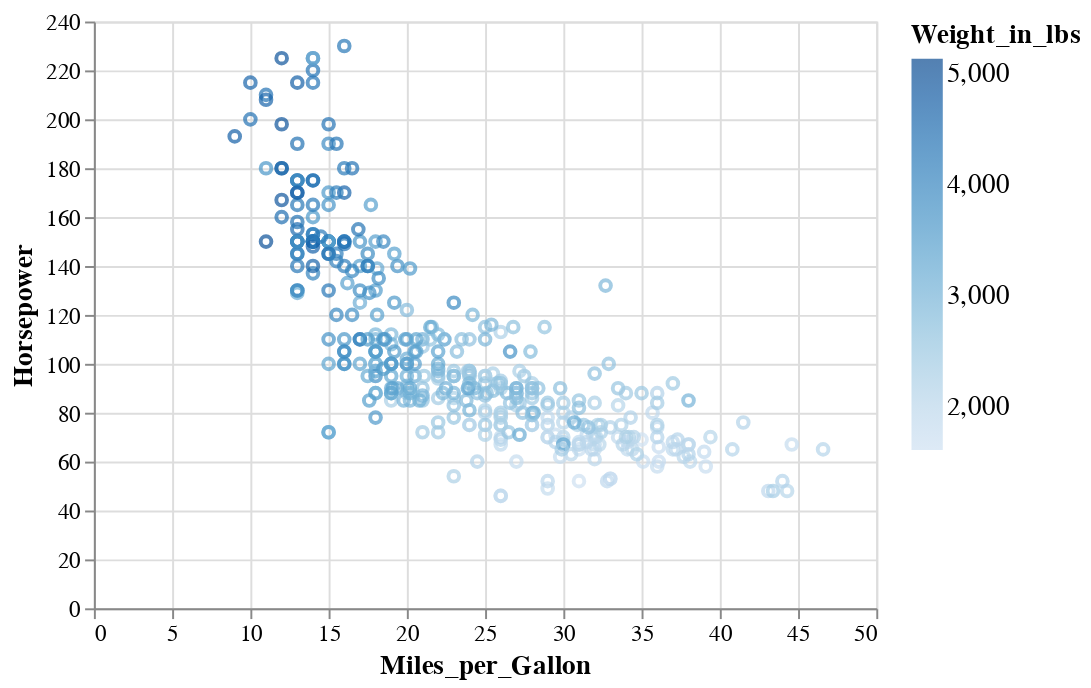

Here is the notebook cell this chart was saved with:
### Markdown cell above
Here we can see that there seems to be a negative correlation with Horsepower and Miles_per_Gallon:
More powerful cars consume more gas.

But there might be other variables that also influence this relationship,
e.g. the weight of the car probably matters for fuel efficiency,
since more force is needed to propel a bigger mass.
We can add more dimensions to this chart,
e.g. specifying which column we want to color the points by
and Altair will automatically figure out an appropriate colorscale to use.

### Code cell
alt.Chart(cars).mark_point().encode(
    x='Miles_per_Gallon',
    y='Horsepower',
    color='Weight_in_lbs'
)

### Figure 1 — Vega-Lite specification as saved in the notebook (floating-point values rounded to 4 significant figures; data arrays with more than 128 entries replaced by an {"elided": "..."} marker saying what was removed)
{"config": {"view": {"continuousWidth": 400, "continuousHeight": 300}, "legend": {"symbolSize": 14, "titleFontSize": 14, "labelFontSize": 14}, "axis": {"titleFontSize": 14, "labelFontSize": 12}, "header": {"titleFontSize": 16, "labelFontSize": 14}, "encoding": {"x": {"scale": {"zero": false}}}}, "data": {"name": "data-b749a2204ddfa6cfb9bddc0f2425452f"}, "mark": "point", "encoding": {"color": {"field": "Weight_in_lbs", "type": "quantitative"}, "x": {"field": "Miles_per_Gallon", "type": "quantitative"}, "y": {"field": "Horsepower", "type": "quantitative"}}, "$schema": "https://vega.github.io/schema/vega-lite/v4.17.0.json", "datasets": {"data-b749a2204ddfa6cfb9bddc0f2425452f": {"elided": "399 records"}}}
